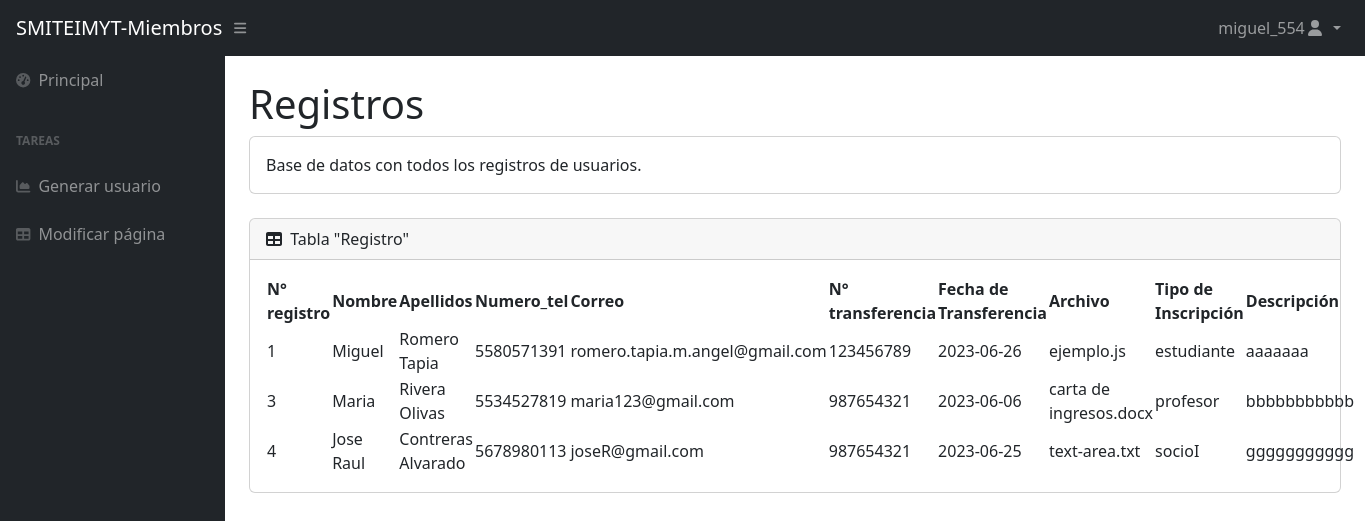
Screenshot of /pages/admin/Tregistros.php (signed in) with the database file from the repository.
### tables this page shows
CREATE TABLE `registro` (
  `no_registro` int NOT NULL,
  `nombre` varchar(70) NOT NULL,
  `apellidos` varchar(60) NOT NULL,
  `numero_tel` varchar(10) NOT NULL,
  `email` varchar(80) NOT NULL,
  `no_transferencia` int NOT NULL,
  `fecha_transferencia` date NOT NULL,
  `archivo` text NOT NULL,
  `tipo_inscripcion` varchar(50) NOT NULL,
  `descripcion` text NOT NULL
);

### php/sesion.php (called while the page is built, shortened)
<?php
$usuario = $_SESSION['usuario'];
?>

### pages/admin/Tregistros.php (the view, shortened to what this page needs)
<?php
include("../../php/connection.php");
include("../../php/sesion.php");
$consulta = "SELECT * FROM registro";
?>
<!DOCTYPE html>
<html lang="es">
<head>
    <link href="https://cdn.jsdelivr.net/npm/simple-datatables@7.1.2/dist/style.min.css" rel="stylesheet" />
    <link href="css/styles.css" rel="stylesheet" />
</head>
<body class="sb-nav-fixed">
    <nav class="sb-topnav navbar navbar-expand navbar-dark bg-dark">
        <a class="navbar-brand ps-3" href="indexMiembros.php">SMITEIMYT-Miembros</a>
        <button class="btn btn-link btn-sm order-1 order-lg-0 me-4 me-lg-0" id="sidebarToggle" href="#!"><i
                class="fas fa-bars"></i></button>
        <ul class="navbar-nav ms-auto me-0 me-md-3 my-2 my-md-0">
            <li class="nav-item dropdown">
                <a class="nav-link dropdown-toggle" id="navbarDropdown" href="#" role="button" data-bs-toggle="dropdown"
                    aria-expanded="false">
                    <?php echo $usuario; ?><i class="fas fa-user fa-fw"></i>
                </a>
            </li>
        </ul>
    </nav>
     <div id="layoutSidenav">
            <div id="layoutSidenav_nav">
                <nav class="sb-sidenav accordion sb-sidenav-dark" id="sidenavAccordion">
                    <div class="sb-sidenav-menu">
                        <div class="nav">
                            <a class="nav-link" href="../../index.html">
                                <div class="sb-nav-link-icon"><i class="fas fa-tachometer-alt"></i></div>
                                Principal
                            </a>
                            <div class="sb-sidenav-menu-heading">Tareas</div>
                            <a class="nav-link" href="charts.php">
                                <div class="sb-nav-link-icon"><i class="fas fa-chart-area"></i></div>
                                Generar usuario
                            </a>
                            <a class="nav-link" href="tables.html">
                                <div class="sb-nav-link-icon"><i class="fas fa-table"></i></div>
                                Modificar página
                            </a>
                        </div>
                    </div>
                </nav>
            </div>
        <div id="layoutSidenav_content">
            <main>
                <div class="container-fluid px-4">
                    <h1 class="mt-4">Registros</h1>
                    <div class="card mb-4">
                        <div class="card-body">
                            Base de datos con todos los registros de usuarios.
                        </div>
                    </div>
                    <div class="card mb-4">
                        <div class="card-header">
                            <i class="fas fa-table me-1"></i>
                            Tabla "Registro"
                        </div>
                        <div class="card-body">
                            <table id="datatablesSimple">
                                <thead>
                                    <tr>
                                        <th>N° registro</th>
                                        <th>Nombre</th>
                                        <th>Apellidos</th>
                                        <th>Numero_tel</th>
                                        <th>Correo</th>
                                        <th>N° transferencia</th>
                                        <th>Fecha de Transferencia</th>
                                        <th>Archivo</th>
                                        <th>Tipo de Inscripción</th>
                                        <th>Descripción</th>
                                    </tr>
                                </thead>
                                <tbody>
                                    <?php $resultado = mysqli_query($conn, $consulta);
                                    while($row = mysqli_fetch_assoc($resultado)){
                                    ?>
                                    <tr>
                                        <td>
                                            <?php echo $row['no_registro']; ?>
                                        </td>
                                        <td>
                                            <?php echo $row['nombre']; ?>
                                        </td>
                                        <td>
                                            <?php echo $row['apellidos']; ?>
                                        </td>
                                        <td>
                                            <?php echo $row['numero_tel']; ?>
                                        </td>
                                        <td>
                                            <?php echo $row['email']; ?>
                                        </td>
                                        <td>
                                            <?php echo $row['no_transferencia']; ?>
                                        </td>
                                        <td>
                                            <?php echo $row['fecha_transferencia']; ?>
                                        </td>
                                        <td>
                                            <?php echo $row['archivo']; ?>
                                        </td>
                                        <td>
                                            <?php echo $row['tipo_inscripcion']; ?>
                                        </td>
                                        <td>
                                            <?php echo $row['descripcion']; ?>
                                        </td>
                                        <?php }?>
                                    </tr>
                                </tbody>
                            </table>
                        </div>
                    </div>
                </div>
            </main>
        </div>
    </div>
</body>
</html>

### rows the page displays
registro: no_registro "1", nombre "Miguel", apellidos "Romero Tapia", numero_tel "5580571391", email "romero.tapia.m.angel@gmail.com", no_transferencia "123456789", fecha_transferencia "2023-06-26", archivo "ejemplo.js", tipo_inscripcion "estudiante", descripcion "aaaaaaa"
registro: no_registro "3", nombre "Maria", apellidos "Rivera Olivas", numero_tel "5534527819", email "maria123@gmail.com", no_transferencia "987654321", fecha_transferencia "2023-06-06", archivo "carta de ingresos.docx", tipo_inscripcion "profesor", descripcion "bbbbbbbbbbb"
registro: no_registro "4", nombre "Jose Raul", apellidos "Contreras Alvarado", numero_tel "5678980113", email "joseR@gmail.com", no_transferencia "987654321", fecha_transferencia "2023-06-25", archivo "text-area.txt", tipo_inscripcion "socioI", descripcion "ggggggggggg"

### other values shown
$usuario "miguel_554"
